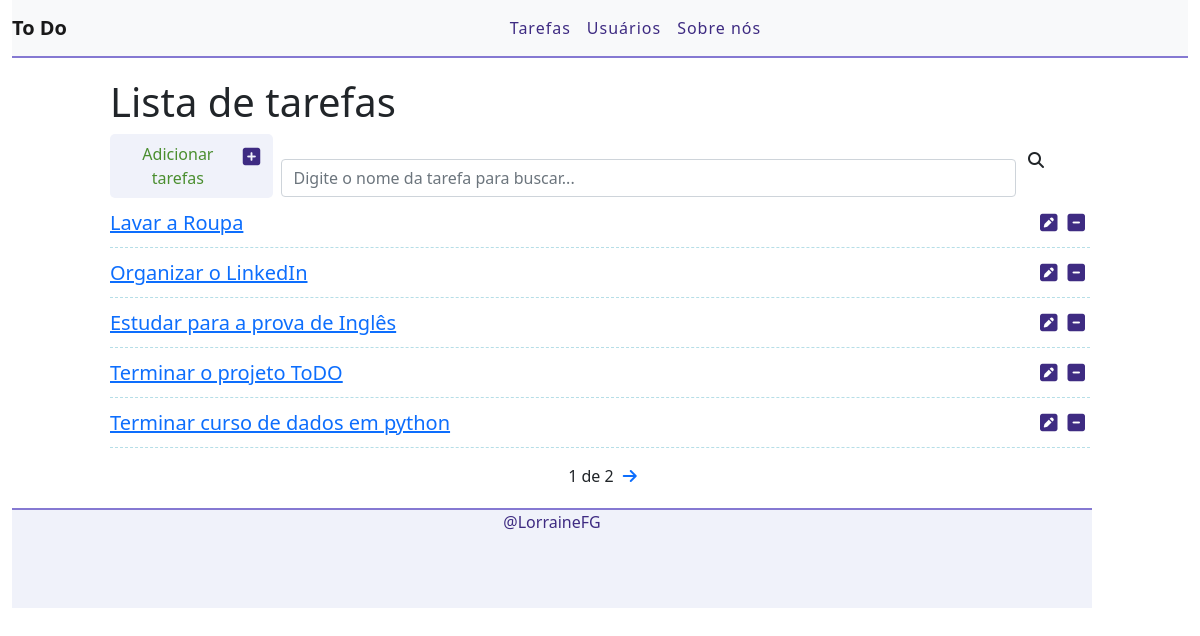
Before: / with the older database file.
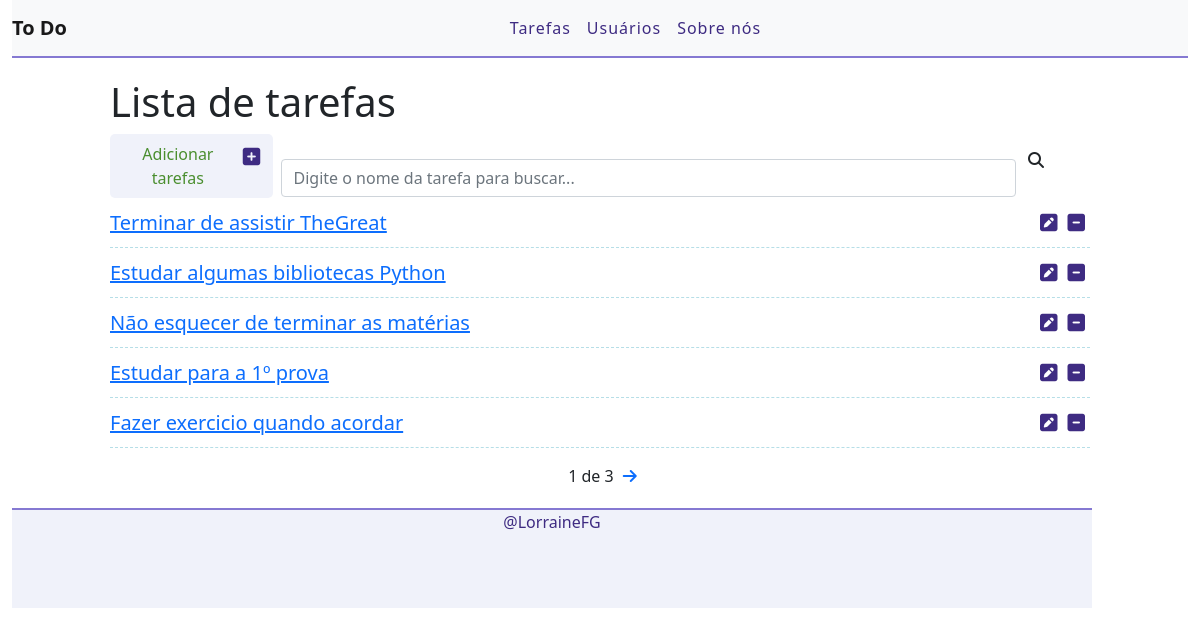
After: the same page with the newer database file.
### task/models.py (models this page shows, shortened)
class Task(models.Model):
    STATUS = (
        ('Doing', 'Doing'),
        ('Done', 'Done'),
    )
    title = models.CharField(max_length=255)
    description = models.TextField()
    done = models.CharField(max_length=5, choices=STATUS)
    created_al = models.DateTimeField(auto_now_add=True)
    Uptade_al = models.DateTimeField(auto_now = True)

### task/views.py (the view)
# urls.py: path('', views.taskList, name = 'task-list'),
def taskList(request):
  tasks_list = Task.objects.all().order_by('-created_al')
  paginator = Paginator(tasks_list, 5)
  page = request.GET.get('page')
  tasks = paginator.get_page(page)
  return render(request, 'task/list.html', {'tasks': tasks})

### task/templates/task/list.html (shortened to what this page needs)
{% extends 'base.html' %}
{% block content%}
<div class= "offset-1 col-10 list-div">
  <h1> Lista de tarefas </h1>
    <a id="add-link"  href="newtask/">
      <div class ="col-2 add-div">
        <i class="fa-solid fa-square-plus"></i></i>  Adicionar tarefas
      </div>
    </a>
    <div class =" col-9 search-div">
      <input class="form-control" type="text" id="search" name="search" placeholder="Digite o nome da tarefa para buscar...">
      <i class="fas fa-search"></i>
    </div>
  <ul class="task-list">
    {% for task in tasks %}
      <li class="task-item">
        <span> <a href="/task/{{task.id}}"> {{task.title}} </a> </span>
        <a href = "delete/{{task.id}}"<span> <i class="fa-solid fa-square-minus"></i></span></a>
        <a href="edit/{{task.id}}"><span> <i class="fa-solid fa-square-pen"></i></span></a>
    {% endfor %}
</div>
<div class="pagination">
  <span class='step-links'>
    <span class='current'>
      {{tasks.number}} de {{ tasks.paginator.num_pages }}
    </span>
    {% if tasks.has_next %}
      <a href="?page={{tasks.next_page_number}}"><i class='fas fa-arrow-right'></i></a>
    {% endif %}
</div>
{% endblock %}

Changed rows visible on the page:
no longer on this page (row unchanged): Task: title "Lavar a Roupa"
no longer on this page (row unchanged): Task: title "Organizar o LinkedIn"
no longer on this page (row unchanged): Task: title "Estudar para a prova de Inglês"
no longer on this page (row unchanged): Task: title "Terminar o projeto ToDO"
no longer on this page (row unchanged): Task: title "Terminar curso de dados em python"
added Task: title "Terminar de assistir TheGreat"
added Task: title "Estudar algumas bibliotecas Python"
added Task: title "Não esquecer de terminar as matérias"
added Task: title "Estudar para a 1º prova"
added Task: title "Fazer exercicio quando acordar"
Other visible differences:
{{ tasks.paginator.num_pages }}: "2" → "3"
